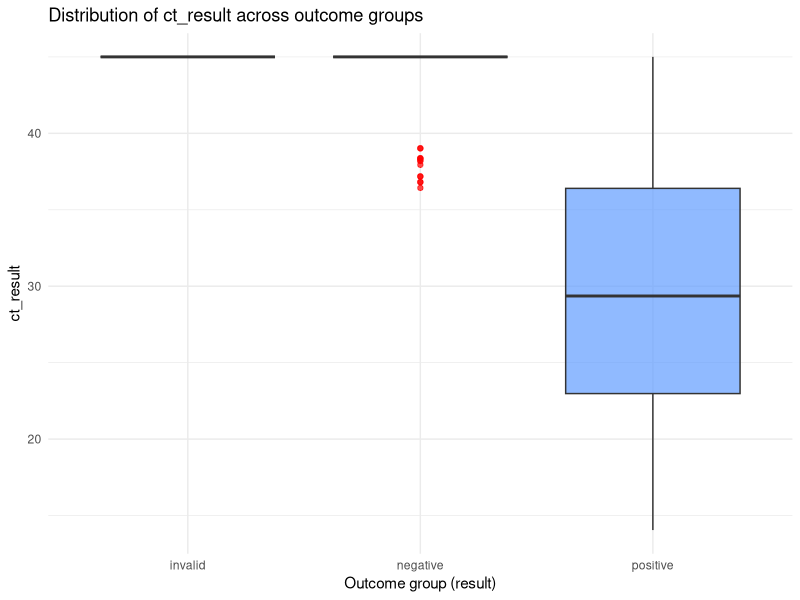
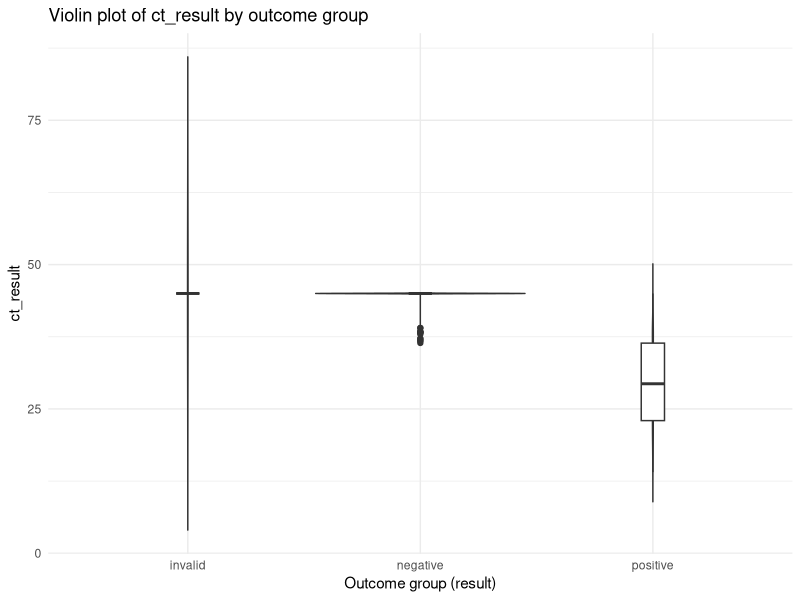

Here is the R script that generated these plots, in order: (Note: this script raises an error after producing the figures.)
#Task5_Fatemeh 
##Is there a difference in the distributions of ct_results between different outcome groups (result)

library(tidyverse)
library(here)

data <- read_delim(here("data", "exam_data_tidier_2025-09-09.txt"), delim = " ")
data

# Boxplot – compare median and spread across groups
##Yes, ct_result values are lower in positive cases and higher in negative ones, with no data for the invalid group.
ggplot(data, aes(x = result, y = ct_result, fill = result)) +
  geom_boxplot(alpha = 0.7, outlier.color = "red") +
  labs(title = "Distribution of ct_result across outcome groups",
       x = "Outcome group (result)",
       y = "ct_result") +
  theme_minimal() +
  theme(legend.position = "none")

# Violin plot – show full distribution shape
ggplot(data, aes(x = result, y = ct_result, fill = result)) +
  geom_violin(trim = FALSE, alpha = 0.6) +
  geom_boxplot(width = 0.1, fill = "white") +
  labs(title = "Violin plot of ct_result by outcome group",
       x = "Outcome group (result)",
       y = "ct_result") +
  theme_minimal() +
  theme(legend.position = "none")


#Task5 Pratik
#Quesiton 5
#Are there more positive tests in the drive-through?
merged_data %>%
  with(table(result, drive_thru_ind))
merged_data %>%
  with(prop.table(table(result, drive_thru_ind)))

#Yes, there are more positive tests in the drive-through group both by count (479 versus 386) and proportion (3.1% versus 2.5%)
